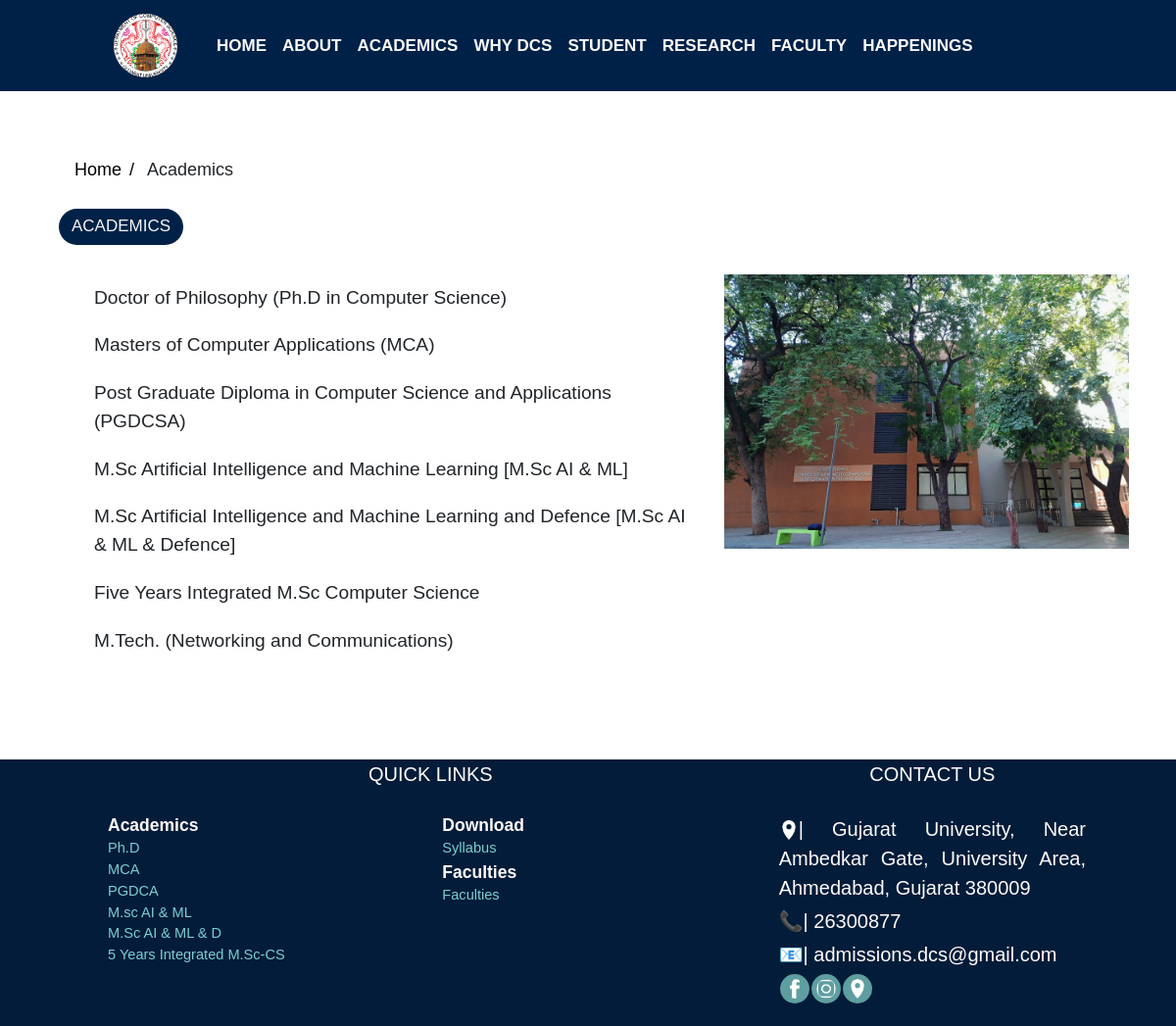
/Department/academics.php, run on an earlier commit of the app's database.
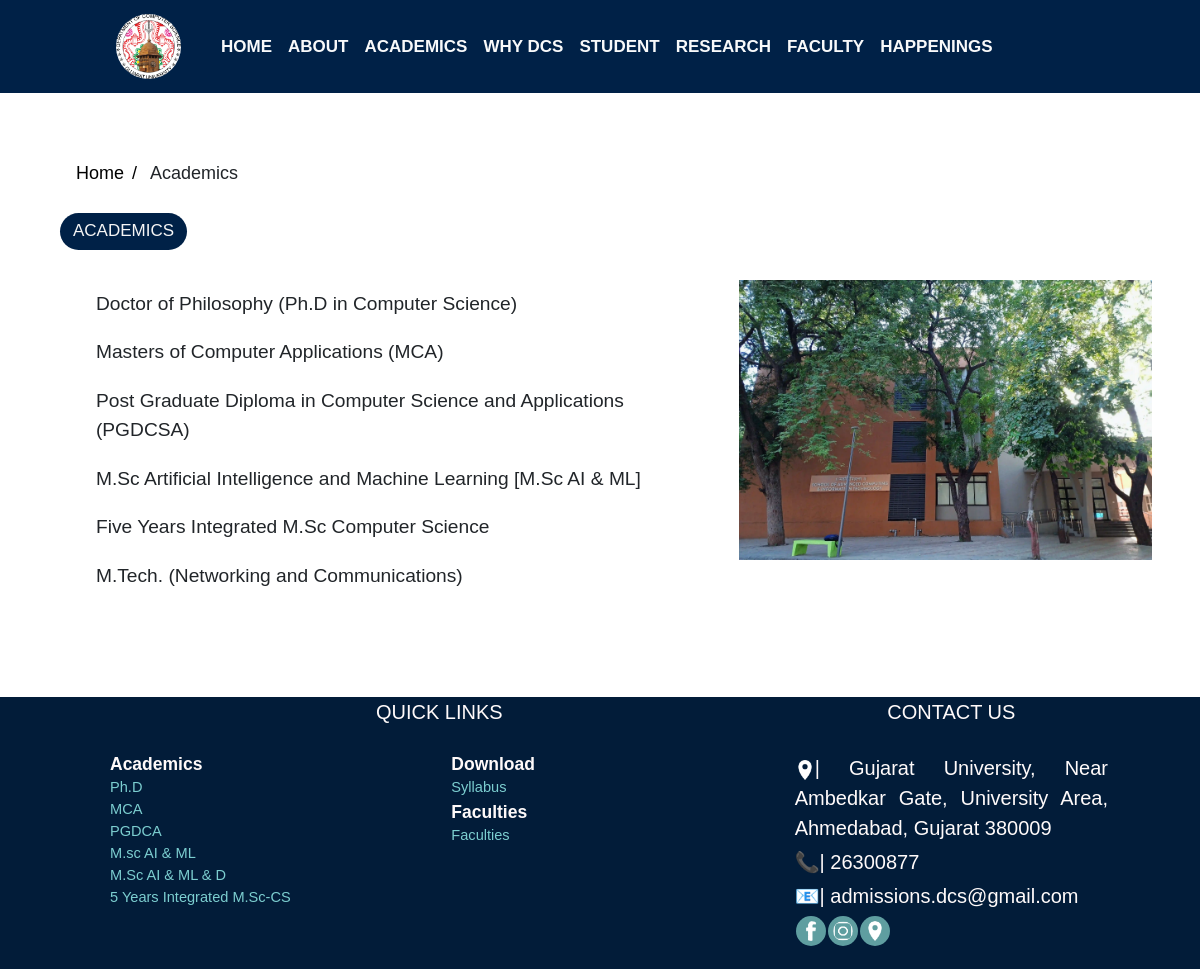
And on a later commit of the database.
### tables this page shows
CREATE TABLE `course` (
  `course_id` int(11) NOT NULL,
  `course_name` varchar(255) DEFAULT NULL,
  `course_duration` tinyint(1) DEFAULT NULL,
  `course_details` text DEFAULT NULL,
  `course_document` text NOT NULL,
  `course_image` text NOT NULL,
  `seat_number` int(11) NOT NULL,
  `boys_fees` varchar(11) NOT NULL,
  `girls_fees` varchar(11) NOT NULL,
  `brouchers` varchar(100) NOT NULL
);

### Department/academics.php (the view, shortened to what this page needs)
<!doctype html>
<html lang="en">
<head>
    <?php include "links/include/link.php" ?>
</head>
<body>
    <?php include "links/include/header.php" ?>
    <br>
    <div style="padding-right:40%;padding-left: 5%;">
        <ul class="breadcrumb" style="padding-top: 130px;">
            <li><a href="home.php">Home</a></li>
            <li>Academics</li>
        </ul>
        <div class="pill">Academics</div>
        <br>
    </div>
    <div class="row">
        <div class="w-full col-sm-9 md:w-3/5" style="padding-left:8%;">
            <?php
            $query = "SELECT `course_id`, `course_name`, `course_duration`, `course_details`, `course_document`, `course_image` FROM `course`;";
            $result = $conn->query($query);
            if ($result->num_rows > 0) {
                while ($row = $result->fetch_assoc()) {
                    $course_name = $row["course_name"];
            ?>
                    <button type="button" class="collapsible"><?php echo $course_name; ?></button>
            <?php
                }
            } else {
                echo "0 results";
            }
            ?>
        </div>
        <div class="mr-12 imgl col-sm">
            <img data-aos="fade-left" data-aos-duration="3000" src="image/academics/course/acadload.webp" alt="logo" style="max-width: 100%; max-height: 100%;">
        </div>
    </div>
    <?php include "links/include/footer.php" ?>
</body>
</html>

### Department/links/include/link.php (shortened to what this page needs)
<?php
echo '
<script src="https://ajax.googleapis.com/ajax/libs/jquery/3.6.3/jquery.min.js"></script>
<link rel="stylesheet" href="https://cdnjs.cloudflare.com/ajax/libs/font-awesome/4.7.0/css/font-awesome.min.css">
<script src="https://kit.fontawesome.com/a076d05399.js"></script>
<link rel="stylesheet" href="links/bs5/bootstrap.min.css">
<script src="links/bs5/bootstrap.bundle.min.js"></script>
<link rel="stylesheet" href="./links/css/main.css">
<link rel="stylesheet" href="./links/css/output.css">
<link rel="stylesheet" href="./links/css/global.css">
<title>Depart. of Computer science</title>
<script src="https://unpkg.com/aos@2.3.1/dist/aos.js"></script>
<link href="https://unpkg.com/aos@2.3.1/dist/aos.css" rel="stylesheet">
<link rel="shortcut icon" href="image/logos/logo.webp" type="image/png">
<script>
  AOS.init();
</script>
';

### Department/links/include/header.php (shortened to what this page needs)
<?php
echo ' <nav class="navbar navbar-expand-sm navbar-dark " id="back-color">
        <div class="container flex-start">
            <a class="navbar-brand" href="home.php">
                <img src="image/logos/logo1.webp" alt="Avatar Logo" style="width:65px;border-radius: 50%;">
            </a>
            <button class="navbar-toggler d-lg-none" type="button" style="color: aliceblue;" data-bs-toggle="collapse"
                data-bs-target="#collapsibleNavId" aria-controls="collapsibleNavId" aria-expanded="false"
                aria-label="Toggle navigation">
                <span class="navbar-toggler-icon"></span>
            </button>
            <div class="collapse navbar-collapse" id="collapsibleNavId">
                <ul class="mt-2 navbar-nav me-auto mt-lg-0">
                    <li class="nav-item">
                    <a class="nav-link text-light" href="home.php"><b>HOME</b></a>
                    </li>
                    <li class="nav-item">
                        <a class="nav-link text-light" href="about.php"><b>ABOUT</b></a>
                        <ul>
                            <li><a href="mission&vision.php">Mission & Vision</a></li>
                            <li><a href="#">EPG Pathshala modules</a></li>
                            <li><a href="feedback.php">Feedback system</a></li>
                            <li><a href="student_diversity.php">Catering to Student Diversity</a></li>
                            <li><a href="mentor_mentee.php">Mentor Mentee system</a></li>
                        </ul>
                    </li>
                    <li class="nav-item">
                        <a class="nav-link text-light" href="academics.php"><b>ACADEMICS</b></a>
                        <ul>';
echo '</ul>
                    </li>
                    <li class="nav-item">
                        <a class="nav-link text-light" href="event.php"><b>WHY DCS</b></a>
                        <ul>
                            <li><a href="#">State of Art Infrastructure</a></li>
                            <li><a href="placement.php">100% placements</a></li>
                            <li><a href="no_one.php">No 1 in gujarat</a></li>
                            <li><a href="hpc_system.php">Availability of HPC systems</a></li>
                        </ul>
                    </li>
                    <li class="nav-item">
                        <a class="nav-link text-light" href="event.php"><b>STUDENT</b></a>
                        <ul>
                            <li><a href="#">syllabus</a></li>
                            <li><a href="#">results</a></li>
                            <li><a href="#">old papers</a></li>
                        </ul>
                    </li>
                    <li class="nav-item">
                        <a class="nav-link text-light" href="faculty.php"><b>RESEARCH</b></a>
                        <ul>
                            <li><a href="#">projects ongoing</a></li>
                            <li><a href="#">collaborations</a></li>
                            <li><a href="#">research outcomes</a></li>
                            <li><a href="#">awards</a></li>
                        </ul>
                    </li>
                    <li class="nav-item">
                        <a class="nav-link text-light" href="https://www.gujaratuniversity.ac.in/details/18"><b>FACULTY</b></a>
                    </li>
                 <!--  <li class="nav-item">
                        <a class="nav-link text-light" href="broucher.php"><b>COURSES</b></a>
                    </li>-->
                    <li class="nav-item">
                        <a class="nav-link text-light" href="#"><b>HAPPENINGS</b></a>
                        <ul>
                            <li><a href="news.php">News</a></li>
                            <li><a href="event.php">Events</a></li>
                            <li><a href="#">Circular</a></li>
                            <li><a href="#">gallary</a></li>
                        </ul>
                    </li>
</nav>
';
?>

### Department/links/include/footer.php (shortened to what this page needs)
<?php
include "link.php";
echo '<style>
a{
    color:#7cced0;
    text-decoration:none;
}
a:hover
{
    color:white;
}
header{
    width:80px;
}
</style>
<div class="footer">
<div class="container">
    <div class="row">
        <div class="col-lg-8 col-md-6 footer-links">
            <div class="pb-4 ">QUICK LINKS</div>
            <div class="row small">
                <div class="col-lg-6 col-md-6 footer-link text-start">
                    <b>Academics</b>
                    <ul style="font-size: smaller;">
                        <li><a href="phd.php">Ph.D</a></li>
                        <li><a href="mca.php">MCA</a></li>
                        <li><a href="pgdca.php">PGDCA</a></li>
                        <li><a href="aiml.php">M.sc AI & ML</a></li>
                        <li><a href="aimld.php">M.Sc AI & ML & D</a></li>
                        <li><i class="bx bx-chevron-right"></i> <a href="msccs.php">5 Years Integrated M.Sc-CS</a></li>
                    </ul>
                </div>
                <div class="col-lg-6 col-md-6 footer-links text-start">
                    <b>Download</b>
                    <ul style="font-size: smaller;">
                    <li><a
                    href="https://www1.gujaratuniversity.ac.in/custom/student/syllabus">Syllabus</a>
                    </li>
                    </ul>
                    <b>Faculties</b>
                    <ul style="font-size: smaller;">
                    <li><a
                                href="faculty.php">Faculties</a>
                    </li>
                    </ul>
                </div>
            </div>
        </div>
        <div class="col-lg-4 col-md-6 footer-links">
            <div class="pb-4 uppercase ">CONTACT US</div>
            <div class="tdrow">
                <img src="image/logos/imap.webp" style="width:20px; display:inline-block;" >|
                Gujarat University, Near Ambedkar Gate, University Area, Ahmedabad, Gujarat 380009
            </div>
            <div class="tdrow">📞| 26300877</div>
            <div class="tdrow">📧| admissions.dcs@gmail.com</div>
            <div class="tdrow">
                <table>
                    <tr>
                        <td><a rel="noreferrer"
                                href="https://www.facebook.com/M-Sc-Artificial-Intelligence-Machine-Learning-at-Rollwala-GU-654124395030598/"
                                target="_blank"><img class="nav-img" src="image/logos/flogo.png"></a>
                        </td>
                        <td><a rel="noreferrer"
                                href="https://www.instagram.com/msc_computerscience_gu/?next=%2F"
                                target="_blank"><img class="nav-img" src="image/logos/insta.png"></a>
                        </td>
                        <td>
                            <a rel="noreferrer"
                                href="https://www.google.com/maps/place/Department+of+Computer+Science,+Maharshi+Pingal+-+School+of+Advanced+Computing+and+Information+Technology/@23.0362486,72.545091,19.77z/data=!4m5!3m4!1s0x395e859c09adf79f:0xe1d87bc33ed48fe7!8m2!3d23.0360673!4d72.5452956"
                                target="_blank"><img class="nav-img" src="image/logos/imap.webp"></a>
                    </tr>
                </table>
            </div>
        </div>
    </div>
</div>
</div>
';
?>

### Department/links/css/main.css (style rules this page uses)
#back-color { background: rgb(0, 33, 71); }
.navbar { background-color: #333; position: fixed; top: 0; width: 100%; z-index: 10; padding-top: 0px; padding-bottom: 0px; }
.navbar a { float: left; display: block; color: #f2f2f2; text-align: center; padding: 14px 16px; text-decoration: none; font-size: 17px; }
.navbar a:after, a:before { transition: all .5s; }
.nav-img { height: 30px; width: 30px; padding: 5px; background: cadetblue; border-radius: 50%; }
.navbar a { position: relative; }
.navbar a:after { position: absolute; bottom: 0; left: 0; right: 0; margin: auto; width: 0%; content: '.'; color: transparent; background: rgb(255, 147, 5); height: 1px; }
.footer { padding-left: 20px; padding-bottom: 20px; position: relative; left: 0; bottom: 0; width: 100%; background-color: rgb(2, 28, 57); color: snow; text-align: center; font-stretch: expanded; }
.tdrow { text-align: start; text-align: justify; padding: 2px; }
nav ul { list-style: none; margin: 0; padding: 0; display: flex; }
nav li { position: relative; }
nav a { display: block; padding: 1em; text-decoration: none; color: #fff; }

### Department/links/css/global.css (style rules this page uses)
.pill { border: 2px; background-color: #002147; padding-right: 13px; padding-left: 13px; padding-top: 5px; padding-bottom: 6px; color: whitesmoke; max-width: fit-content; border-radius: 50px 50px; text-transform: uppercase; font-size: 17px; }
ul.breadcrumb { padding: 10px 16px; list-style: none; }
ul.breadcrumb li { display: inline; font-size: 18px; }
ul.breadcrumb li+li:before { padding: 8px; color: black; content: "/\00a0"; }
ul.breadcrumb li a { color: #000000; text-decoration: none; }
body { font-family: Arial, Helvetica, sans-serif; font-size: 20px; }

### Department/academics.php (style rules this page uses)
.collapsible { cursor: pointer; padding: 10px; width: 100%; border: none; text-align: left; outline: none; font-size: .2in; }
.collapsible:last-of-type { margin-bottom: 1in; }
.imgl { margin: 1px 5px 0px; }

### Department/links/include/footer.php (style rules this page uses)
a { color:#7cced0; text-decoration:none; }

What changed in the data, as far as the page shows it:
removed course: course_name "M.Sc Artificial Intelligence and Machine Learning and Defence [M.Sc AI & ML & Defence]"
